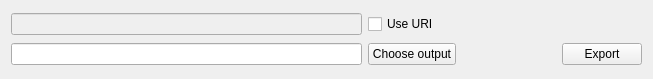
<?xml version="1.0" encoding="UTF-8"?>
<ui version="4.0">
 <class>panelExport</class>
 <widget class="QWidget" name="panelExport">
  <property name="geometry">
   <rect>
    <x>0</x>
    <y>0</y>
    <width>653</width>
    <height>79</height>
   </rect>
  </property>
  <property name="windowTitle">
   <string>Form</string>
  </property>
  <layout class="QGridLayout" name="gridLayout_2">
   <item row="1" column="3">
    <widget class="QPushButton" name="buttonExport">
     <property name="text">
      <string>Export</string>
     </property>
    </widget>
   </item>
   <item row="0" column="0">
    <widget class="QLineEdit" name="lineEditUri">
     <property name="enabled">
      <bool>false</bool>
     </property>
    </widget>
   </item>
   <item row="1" column="1">
    <widget class="QPushButton" name="buttonChooseOutputFile">
     <property name="text">
      <string>Choose output</string>
     </property>
    </widget>
   </item>
   <item row="1" column="2">
    <spacer name="horizontalSpacer_2">
     <property name="orientation">
      <enum>Qt::Horizontal</enum>
     </property>
     <property name="sizeType">
      <enum>QSizePolicy::Preferred</enum>
     </property>
     <property name="sizeHint" stdset="0">
      <size>
       <width>100</width>
       <height>20</height>
      </size>
     </property>
    </spacer>
   </item>
   <item row="1" column="0">
    <widget class="QLineEdit" name="lineEditOutputFile"/>
   </item>
   <item row="0" column="1">
    <widget class="QCheckBox" name="checkBoxUri">
     <property name="text">
      <string>Use URI</string>
     </property>
    </widget>
   </item>
  </layout>
 </widget>
 <resources/>
 <connections>
  <connection>
   <sender>checkBoxUri</sender>
   <signal>toggled(bool)</signal>
   <receiver>lineEditUri</receiver>
   <slot>setEnabled(bool)</slot>
   <hints>
    <hint type="sourcelabel">
     <x>406</x>
     <y>21</y>
    </hint>
    <hint type="destinationlabel">
     <x>243</x>
     <y>21</y>
    </hint>
   </hints>
  </connection>
 </connections>
</ui>
